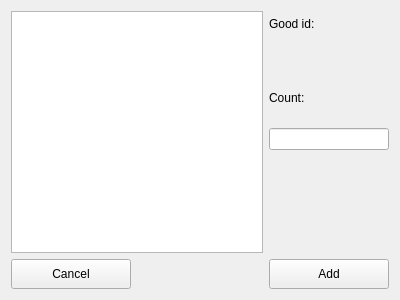
<?xml version="1.0" encoding="UTF-8"?>
<ui version="4.0">
 <class>Form</class>
 <widget class="QWidget" name="Form">
  <property name="geometry">
   <rect>
    <x>0</x>
    <y>0</y>
    <width>400</width>
    <height>300</height>
   </rect>
  </property>
  <property name="windowTitle">
   <string>Form</string>
  </property>
  <layout class="QGridLayout" name="gridLayout">
   <item row="0" column="2">
    <widget class="QLabel" name="label">
     <property name="minimumSize">
      <size>
       <width>120</width>
       <height>25</height>
      </size>
     </property>
     <property name="maximumSize">
      <size>
       <width>120</width>
       <height>25</height>
      </size>
     </property>
     <property name="text">
      <string>Good id:</string>
     </property>
    </widget>
   </item>
   <item row="8" column="0">
    <widget class="QPushButton" name="cancel">
     <property name="minimumSize">
      <size>
       <width>120</width>
       <height>30</height>
      </size>
     </property>
     <property name="maximumSize">
      <size>
       <width>120</width>
       <height>30</height>
      </size>
     </property>
     <property name="text">
      <string>Cancel</string>
     </property>
    </widget>
   </item>
   <item row="1" column="2">
    <widget class="QLabel" name="good_id">
     <property name="minimumSize">
      <size>
       <width>120</width>
       <height>25</height>
      </size>
     </property>
     <property name="maximumSize">
      <size>
       <width>120</width>
       <height>25</height>
      </size>
     </property>
     <property name="text">
      <string/>
     </property>
    </widget>
   </item>
   <item row="8" column="2" alignment="Qt::AlignRight">
    <widget class="QPushButton" name="add">
     <property name="minimumSize">
      <size>
       <width>120</width>
       <height>30</height>
      </size>
     </property>
     <property name="maximumSize">
      <size>
       <width>120</width>
       <height>30</height>
      </size>
     </property>
     <property name="text">
      <string>Add</string>
     </property>
    </widget>
   </item>
   <item row="2" column="2">
    <widget class="QLabel" name="label_2">
     <property name="minimumSize">
      <size>
       <width>120</width>
       <height>0</height>
      </size>
     </property>
     <property name="maximumSize">
      <size>
       <width>120</width>
       <height>16777215</height>
      </size>
     </property>
     <property name="text">
      <string>Count:</string>
     </property>
    </widget>
   </item>
   <item row="3" column="2">
    <widget class="QLineEdit" name="count"/>
   </item>
   <item row="0" column="0" rowspan="6" colspan="2">
    <widget class="QListWidget" name="good_list"/>
   </item>
   <item row="4" column="2" rowspan="2">
    <widget class="QLabel" name="error">
     <property name="minimumSize">
      <size>
       <width>120</width>
       <height>0</height>
      </size>
     </property>
     <property name="maximumSize">
      <size>
       <width>120</width>
       <height>16777215</height>
      </size>
     </property>
     <property name="text">
      <string/>
     </property>
     <property name="wordWrap">
      <bool>true</bool>
     </property>
    </widget>
   </item>
  </layout>
 </widget>
 <resources/>
 <connections/>
</ui>
